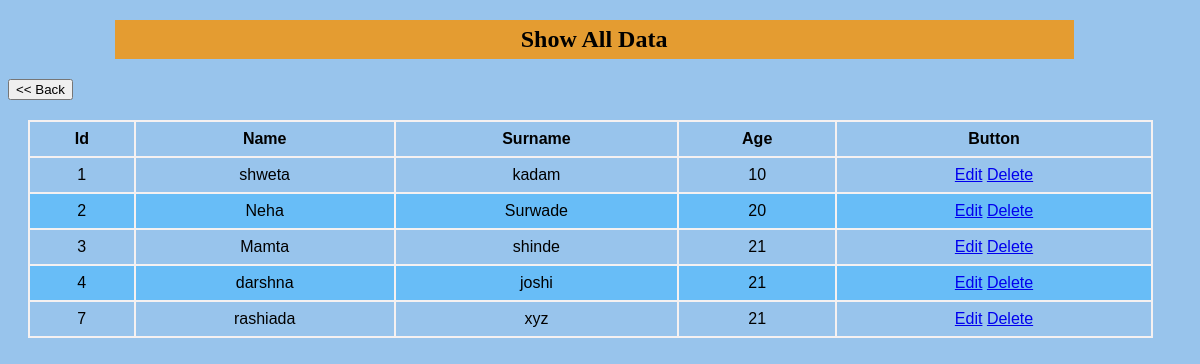
The page /show on the database its author committed.
### home/models.py (models this page shows)
class family(models.Model):
    Id=models.CharField(max_length=10,primary_key=True)
    Name=models.CharField(max_length=200)
    Surname=models.CharField(max_length=200)
    Age=models.IntegerField()

### home/views.py (the view)
# urls.py: path("show",views.show),
def show(request):
    data=family.objects.all()
    return render(request,'show.html',{'data':data})

### templates/show.html (shortened to what this page needs)
<!DOCTYPE html>
{% load static%}
<html lang="en">
<head>
    <link rel="stylesheet" href="{% static 'show.css'%}">
</head>
<body>
    <h2 id="head"> Show All Data</h2>
    <div id="secdiv">
        <form action="/">
            <input type="Submit" value="<< Back">
        </form>
    </div>
    <div id="onediv">
        <table>
            <thead>
                <th>Id</th>
                <th>Name</th>
                <th>Surname</th>
                <th>Age</th>
                <th>Button</th>
            </thead>
            {% for d in data %}
            <tr>
                <td>{{d.Id}}</td>
                <td>{{d.Name}}</td>
                <td>{{d.Surname}}</td>
                <td>{{d.Age}}</td>
                <td>
                    <a href="/edit?Id={{d.Id}}">Edit</a>
                    <a href="/delete?Id={{d.Id}}">Delete</a>
                </td>
            </tr>
            {% endfor %}
        </table>
    </div>
</body>
</html>

### static/show.css (style rules this page uses)
body { background-color:rgb(152, 196, 236); }
#head { text-align: center; max-width: 80%; margin-left:9%; padding:0.5%; background-color:rgb(228, 156, 49); }
table { font-family:Arial, Helvetica, sans-serif; border-collapse: collapse; width:95%; margin: 20px; margin-bottom:30px; }
td,th { border:2px solid rgb(245, 241, 241) ; text-align: center; padding: 8px; }
tr:nth-child(even) { background-color: rgb(104, 189, 247); }

### rows shown on the page
family: Id "1", Name "shweta", Surname "kadam", Age "10"
family: Id "2", Name "Neha", Surname "Surwade", Age "20"
family: Id "3", Name "Mamta", Surname "shinde", Age "21"
family: Id "4", Name "darshna", Surname "joshi", Age "21"
family: Id "7", Name "rashiada", Surname "xyz", Age "21"
